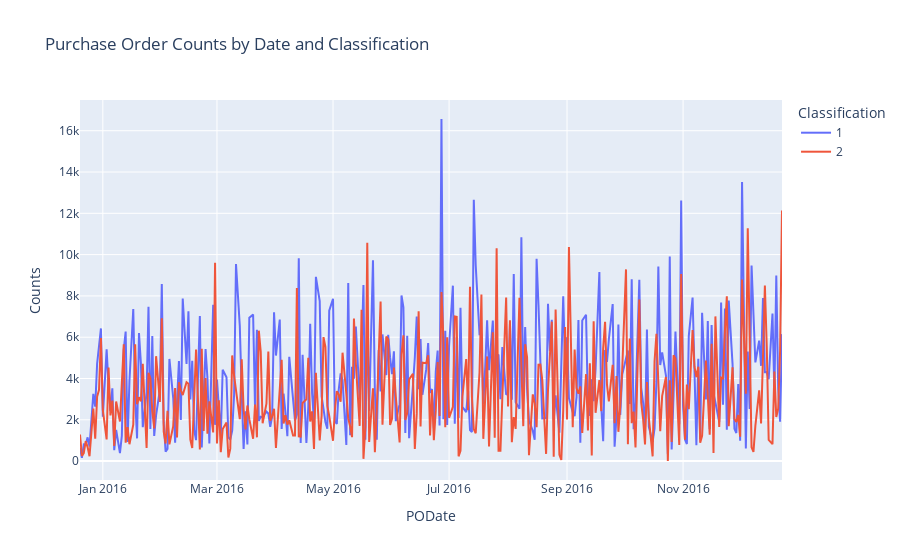

This figure's notebook cell:
### Markdown cell above
### PO Transaction Trend: Date and classification
- Groupby
- reset_index

### Code cell
podate_att = df1.groupby(['PODate', 'Classification']).apply(lambda x: x['PODate'].count()).reset_index(name='Counts')

# Creating the line plot
fig = px.line(podate_att, x='PODate', y='Counts', color='Classification', title='Purchase Order Counts by Date and Classification')

# Show the plot
fig.show()

### Figure 1 — Plotly figure (JSON) as saved in the notebook; plotly's stock layout.template omitted (floating-point values rounded to 4 significant figures; data arrays with more than 128 entries replaced by an {"elided": "..."} marker saying what was removed)
{"data": [{"hovertemplate": "Classification=1<br>PODate=%{x}<br>Counts=%{y}<extra></extra>", "legendgroup": "1", "line": {"color": "#636efa", "dash": "solid"}, "marker": {"symbol": "circle"}, "mode": "lines", "name": "1", "orientation": "v", "showlegend": true, "type": "scatter", "x": {"elided": "319 str values"}, "xaxis": "x", "y": {"elided": "319 int values"}, "yaxis": "y"}, {"hovertemplate": "Classification=2<br>PODate=%{x}<br>Counts=%{y}<extra></extra>", "legendgroup": "2", "line": {"color": "#EF553B", "dash": "solid"}, "marker": {"symbol": "circle"}, "mode": "lines", "name": "2", "orientation": "v", "showlegend": true, "type": "scatter", "x": {"elided": "319 str values"}, "xaxis": "x", "y": {"elided": "319 int values"}, "yaxis": "y"}], "layout": {"legend": {"title": {"text": "Classification"}, "tracegroupgap": 0}, "title": {"text": "Purchase Order Counts by Date and Classification"}, "xaxis": {"anchor": "y", "domain": [0, 1], "title": {"text": "PODate"}}, "yaxis": {"anchor": "x", "domain": [0, 1], "title": {"text": "Counts"}}}}
